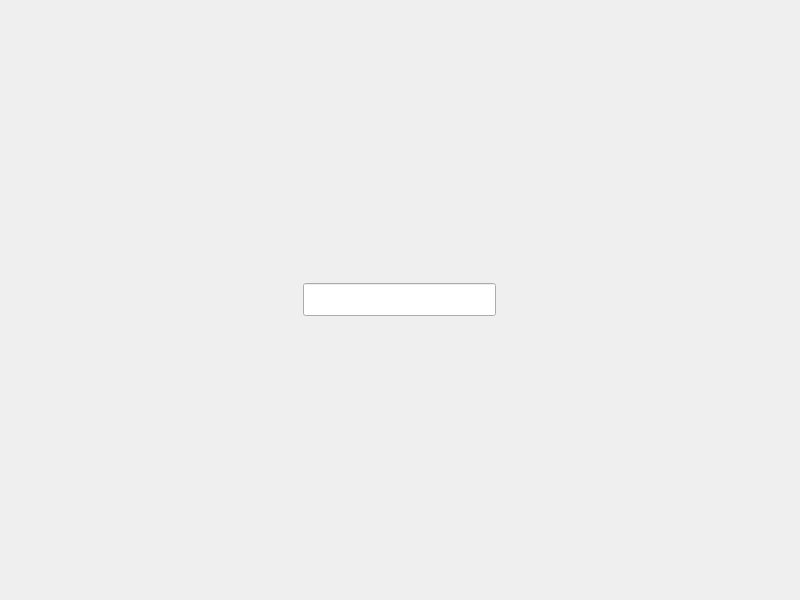
<?xml version="1.0" encoding="UTF-8"?>
<ui version="4.0">
 <class>Form</class>
 <widget class="QWidget" name="Form">
  <property name="geometry">
   <rect>
    <x>0</x>
    <y>0</y>
    <width>800</width>
    <height>600</height>
   </rect>
  </property>
  <property name="windowTitle">
   <string>Form</string>
  </property>
  <layout class="QHBoxLayout" name="horizontalLayout">
   <item>
    <widget class="QLineEdit" name="lineEdit">
     <property name="sizePolicy">
      <sizepolicy hsizetype="Fixed" vsizetype="Fixed">
       <horstretch>0</horstretch>
       <verstretch>0</verstretch>
      </sizepolicy>
     </property>
     <property name="font">
      <font>
       <family>Arial</family>
       <pointsize>16</pointsize>
      </font>
     </property>
     <property name="echoMode">
      <enum>QLineEdit::Password</enum>
     </property>
    </widget>
   </item>
  </layout>
 </widget>
 <resources/>
 <connections/>
</ui>
